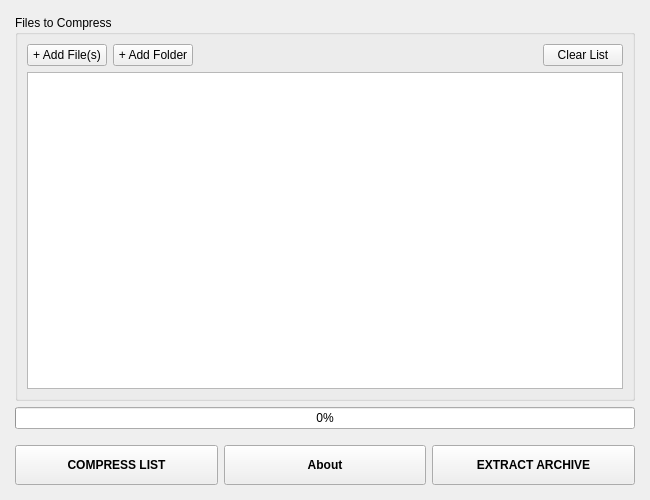
<?xml version="1.0" encoding="UTF-8"?>
<ui version="4.0">
 <class>MainWindow</class>
 <widget class="QMainWindow" name="MainWindow">
  <property name="geometry">
   <rect>
    <x>0</x>
    <y>0</y>
    <width>650</width>
    <height>500</height>
   </rect>
  </property>
  <property name="windowTitle">
   <string>SuperCompress</string>
  </property>
  <widget class="QWidget" name="centralwidget">
   <layout class="QVBoxLayout" name="verticalLayout">
    <property name="leftMargin">
     <number>15</number>
    </property>
    <property name="topMargin">
     <number>15</number>
    </property>
    <property name="rightMargin">
     <number>15</number>
    </property>
    <property name="bottomMargin">
     <number>15</number>
    </property>
    <item>
     <widget class="QGroupBox" name="groupBox">
      <property name="title">
       <string>Files to Compress</string>
      </property>
      <layout class="QVBoxLayout" name="verticalLayout_2">
       <item>
        <layout class="QHBoxLayout" name="horizontalLayout_2">
         <item>
          <widget class="QPushButton" name="btnAddFiles">
           <property name="text">
            <string>+ Add File(s)</string>
           </property>
          </widget>
         </item>
         <item>
          <widget class="QPushButton" name="btnAddFolder">
           <property name="text">
            <string>+ Add Folder</string>
           </property>
          </widget>
         </item>
         <item>
          <spacer name="horizontalSpacer">
           <property name="orientation">
            <enum>Qt::Orientation::Horizontal</enum>
           </property>
           <property name="sizeHint" stdset="0">
            <size>
             <width>40</width>
             <height>20</height>
            </size>
           </property>
          </spacer>
         </item>
         <item>
          <widget class="QPushButton" name="btnClear">
           <property name="text">
            <string>Clear List</string>
           </property>
          </widget>
         </item>
        </layout>
       </item>
       <item>
        <widget class="QListWidget" name="listWidget"/>
       </item>
      </layout>
     </widget>
    </item>
    <item>
     <widget class="QProgressBar" name="progressBar">
      <property name="value">
       <number>0</number>
      </property>
      <property name="textVisible">
       <bool>true</bool>
      </property>
     </widget>
    </item>
    <item>
     <layout class="QHBoxLayout" name="horizontalLayout">
      <property name="topMargin">
       <number>10</number>
      </property>
      <item>
       <widget class="QPushButton" name="btnCompress">
        <property name="minimumSize">
         <size>
          <width>0</width>
          <height>40</height>
         </size>
        </property>
        <property name="font">
         <font>
          <bold>true</bold>
         </font>
        </property>
        <property name="text">
         <string>COMPRESS LIST</string>
        </property>
       </widget>
      </item>
      <item>
       <widget class="QPushButton" name="btnAbout">
        <property name="minimumSize">
         <size>
          <width>0</width>
          <height>40</height>
         </size>
        </property>
        <property name="font">
         <font>
          <bold>true</bold>
         </font>
        </property>
        <property name="text">
         <string>About</string>
        </property>
       </widget>
      </item>
      <item>
       <widget class="QPushButton" name="btnDecompress">
        <property name="minimumSize">
         <size>
          <width>0</width>
          <height>40</height>
         </size>
        </property>
        <property name="font">
         <font>
          <bold>true</bold>
         </font>
        </property>
        <property name="text">
         <string>EXTRACT ARCHIVE</string>
        </property>
       </widget>
      </item>
     </layout>
    </item>
   </layout>
  </widget>
 </widget>
 <resources/>
 <connections/>
</ui>
